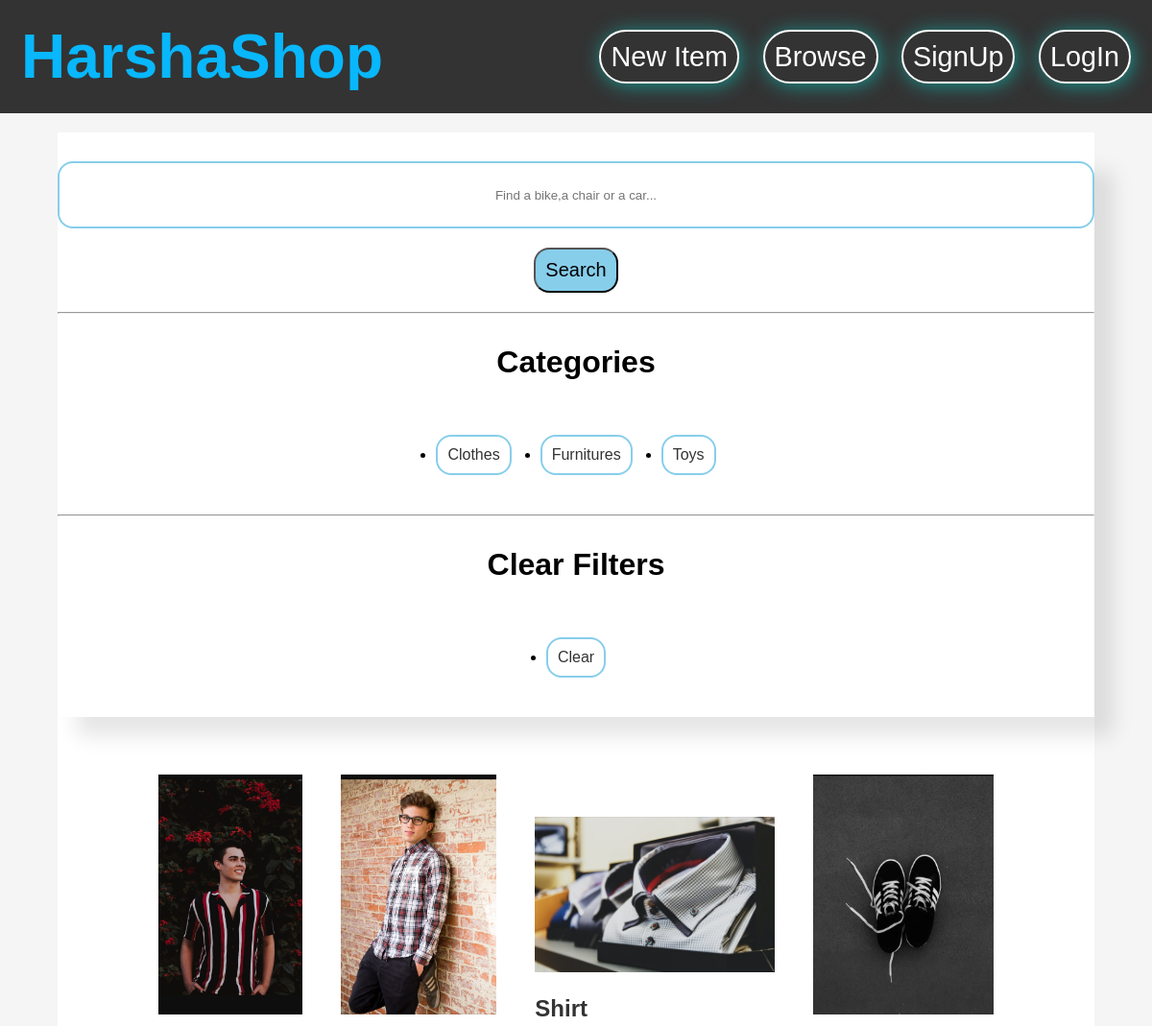
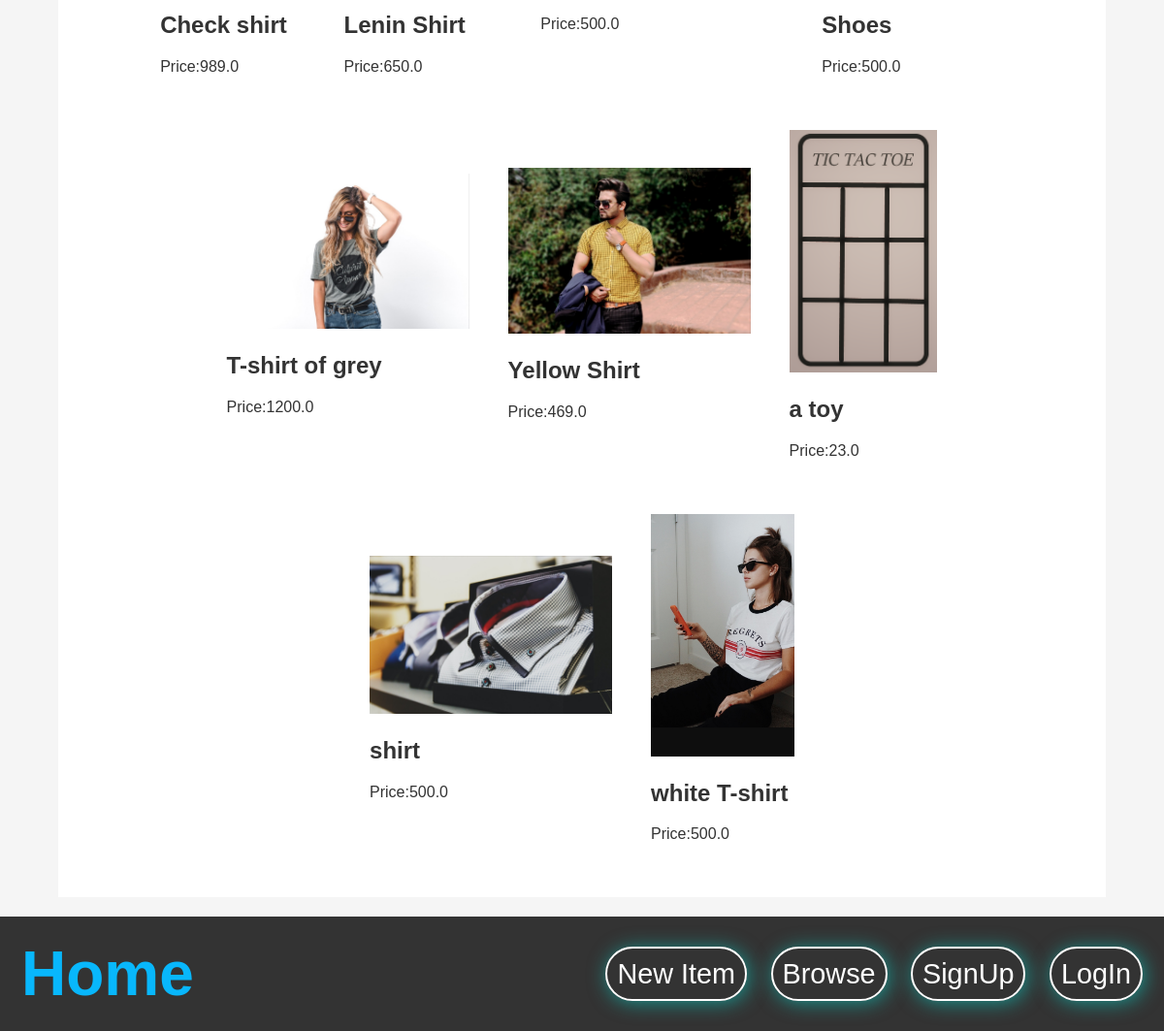
The app's page /items/ with its own data (2 pictures, top to bottom).
### item/models.py (models this page shows, shortened)
class Category(models.Model):
    name = models.CharField(max_length=300)
    class Meta:
        ordering = ('name',)
        verbose_name_plural = 'Categories'

class Item(models.Model):
    category = models.ForeignKey(Category,related_name='items',on_delete=models.CASCADE)
    name = models.CharField(max_length=300)
    description = models.TextField(blank=True,null=True)
    price = models.FloatField()
    image = models.ImageField(upload_to="item_images",blank=True,null=True)
    created_at = models.DateTimeField(auto_now_add=True)
    created_by = models.ForeignKey(User,related_name='items',on_delete=models.CASCADE)
    is_sold = models.BooleanField(default=False)
    class Meta:
        ordering = ('name',)

### item/views.py (the view)
# urls.py: path('',views.items,name="items"),
def items(request):
    query = request.GET.get('query','')
    category_id = request.GET.get('category',0)
    categories = Category.objects.all()
    items = Item.objects.filter(is_sold=False)
    if category_id:
        items = items.filter(category_id=category_id)
    if query:
        items = items.filter(Q(name__icontains=query) | Q(description__icontains=query))
    return render(request,'item/items.html',{
        'items':items,
        'query':query,
        'categories':categories,
        'category_id':int(category_id)
    })

### item/templates/item/items.html (shortened to what this page needs)
{% extends 'core/base.html' %}
{% block content %}
<!DOCTYPE html>
<html lang="en">
<head>
</head>
<body>
<div class="container">
    <div class="search">
        <form method="get" action="{% url 'item:items' %}">
            <div class="findclass">
                <input name="query" class="find" type="text" value="{{query}}" placeholder="Find a bike,a chair or a car...">
            </div>
            <button class="button">Search</button>
        </form>
        <hr class="">
        <p class="name" align="center">Categories</p>
        <ul class="category_flex">
            {% for category in categories %}
            <li class="cate {% if category.id == category_id %} {% endif %}" >
                <a href="{% url 'item:items' %}?query={{query}}&category={{category.id}}">{{category.name}}</a>
            </li>
            {% endfor %}
        </ul>
        <hr class="">
        <p class="name">Clear Filters</p>
        <ul class="category_flex">
            <li class="cate"><a href="{% url 'item:items' %}" class="">Clear</a></li>
        </ul>
    </div>
    <div class="container">
        <div class="flex">
            {% for item in items %}
            <div class="a">
                <a href="{% url 'item:detail' item.id %}">
                    <div>
                        <img src="{{ item.image.url }}" class="">
                    </div>
                    <div class="">
                        <h2 class="">{{ item.name }}</h2>
                        <p class="">Price:{{item.price}}</p>
                    </div>
                </a>
            </div>
            {% endfor %}
        </div>
    </div>
</div>
</body>
</html>
{% endblock %}

### storeapp/templates/core/base.html (style rules this page uses)
body { font-family: Verdana, Geneva, Tahoma, sans-serif; padding: 0px; margin: 0px; }
body a { text-decoration: none; }
body a { color: #333; }

### item/templates/item/items.html (style rules this page uses)
body { font-family: Verdana, Geneva, Tahoma, sans-serif; padding: 0; margin: 0; background-color: #f5f5f5; }
.container { max-width: 90%; display: flex; flex-direction: column; margin: 20px auto; background-color: #fff; }
.search { margin: 20px auto; box-shadow: 20px 20px 20px rgba(1,1,1,0.1); width: 100%; }
.find { width: 100%; height: 4rem; border: 2px solid skyblue; border-radius: 1rem; text-align: center; }
.findclass { margin: 10px auto; display: flex; justify-content: center; align-items: center; }
.button { margin: 20px auto; display: flex; align-items: center; justify-content: center; background-color: skyblue; font-size: 20px; padding: 10px; border-radius: 1rem; }
.name { text-align: center; font-size: 2rem; font-weight: bolder; }
.category_flex { display: flex; justify-content: center; align-items: center; padding: 10px; }
img { max-width: 250px; max-height: 250px; }
.cate { margin: 15px; border-radius: 1rem; border: solid skyblue 2px; padding: 10px; }
.flex { display: flex; flex-wrap: wrap; justify-content: center; align-items: center; }
.a { margin: 20px; }

### records on screen
Category: name "Clothes"
Category: name "Furnitures"
Category: name "Toys"
Item: image (picture), name "Check shirt", price "989.0"
Item: image (picture), name "Lenin Shirt", price "650.0"
Item: image (picture), name "Shirt", price "500.0"
Item: image (picture), name "Shoes", price "500.0"
Item: image (picture), name "T-shirt of grey", price "1200.0"
Item: image (picture), name "Yellow Shirt", price "469.0"
Item: image (picture), name "a toy", price "23.0"
Item: image (picture), name "shirt", price "500.0"
Item: image (picture), name "white T-shirt", price "500.0"
